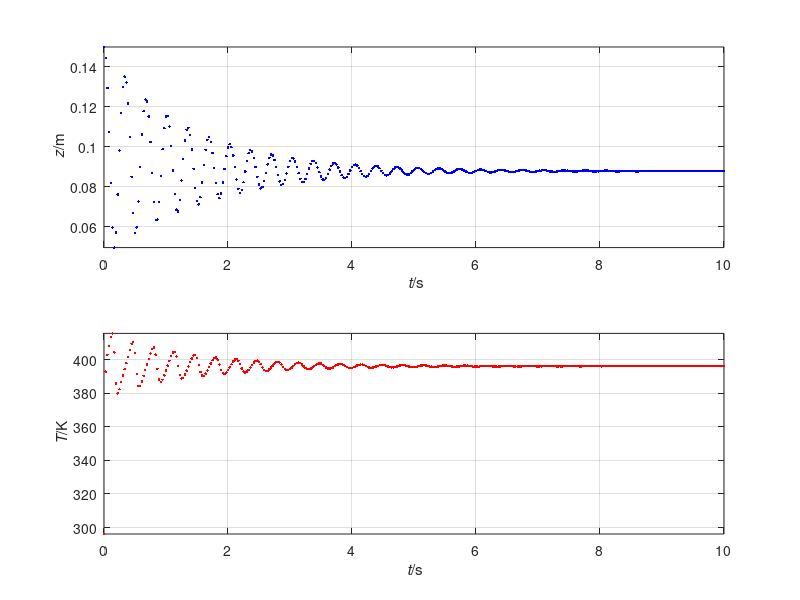

Recreate this plot in MATLAB.
%%% Simulation of ideal gas & mass piston in 1D
%% Coordinates (t, z)

%% Constants
R = 8.31446261815;   % J/(K*mol): molar gas constant
g = 9.8;             % N/kg: gravitational acceleration
C = 20;              % J/(K*mol): molar heat capacity
mu = 0.00004;        % N*s/m^2: gas viscosity
h = 8000;            % J/(K*m^2): heat-transfer coefficient

Text = 373.15 + 23;  % K: temperature of environment
A = 0.1^2;           % m^2: area of piston
m = 50;              % kg: mass of piston
Fatm = -100000 * A;  % N: force on piston by atmosphere
k = 100;             % N/m: elastic constant of spring

%% Initial conditions. State: (z, v, T)
t = 0;  % s: initial time
z = 0.15;  % m: initial position of piston
v = 0;  % m/s: initial velocity of piston
T = 273.15 + 23;  % K: initial temperature of gas
N = 0.04;            % mol: amount of ideal gas

%% Boundary conditions
Gpis = -m*g;  % N: gravity supply of momentum to piston
J = -0.000; % mol/s

%% Parameters for time loop
t1 = 10;       % s: final time
dt = 0.0001;  % s: time step %@

## Plotting
dtplot = t1/360; # time interval between plots
tplot = dtplot; # time for next plot
figure
subplot(2, 1, 1); plot(t, z, '.b')
xlim([0, t1])
xlabel('{\it t}/s'); ylabel('{\it z}/m')
axis('tight'); grid on; hold on
subplot(2, 1, 2); plot(t, T, '.r')
xlim([0, t1])
xlabel('{\it t}/s'); ylabel('{\it T}/K')
axis('tight'); grid on; hold on %@

%% Numerical time integration
while t < t1 && N > 0
  %% constitutive relations
  Fgas = -(R * N * T / z -  mu * A * v / z);  % ideal-gas law
  Q = A * h * (Text - T);                     % law of cooling
  Phi = (Q + Fgas * v);                       % energy influx for gas
  E = C * N * T;                              % internal energy of ideal gas
  Ppis = m * v;                               % Newton's formula for momentum
  Fspr = -k * z;                              % Hooke's law
  Fpis = -Fgas + Fatm + Fspr;                 % momentum influx for piston

  %% step forward in time with balance laws
  t = t + dt;
  E = E + Phi * dt;
  Ppis = Ppis + (Fpis + Gpis) * dt;
  N = N + J * dt;
  z = z + v * dt;

  %% constitutive relations: calculate state
  T = E / (C * N);
  v = Ppis / m;  %@

  %% plot
  if t > tplot
    subplot(2, 1, 1); plot(t, z, '.b')
    subplot(2, 1, 2); plot(t, T, '.r')
    pause(0)
    tplot = tplot + dtplot;
  end %@
end
